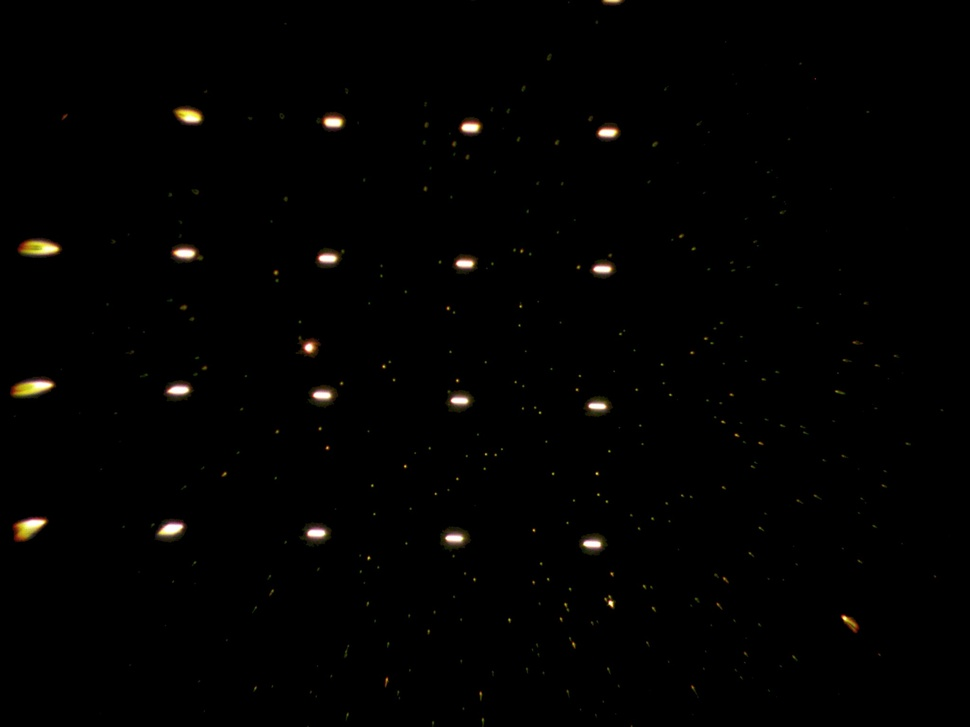
#> input picture image_processing/processed/global_thresh_masked.jpg, 970 x 727 px, shrunk from 2048 x 1536 before the run, found by its file name
$ python connected_components.py   (older library calls are emulated)
#> lines starting #> are read from the running program, lines starting #| are printed output that depends on the picture; after the words box and inside, x2 and y2 are one past the last pixel; in counts of white or black regions, pixels touching at a corner belong together; long printed decimals are rounded
import cv2
import matplotlib.pyplot as plt
import numpy as np

path = "image_processing/processed/global_thresh.jpg"
masked_path = "image_processing/processed/global_thresh_masked.jpg"

original_image = cv2.imread(masked_path, cv2.IMREAD_COLOR)
#> original_image is the input picture: shape (727, 970, 3); mean B, G, R 1.3, 1.8, 2.1
image = cv2.imread(path, cv2.IMREAD_GRAYSCALE)
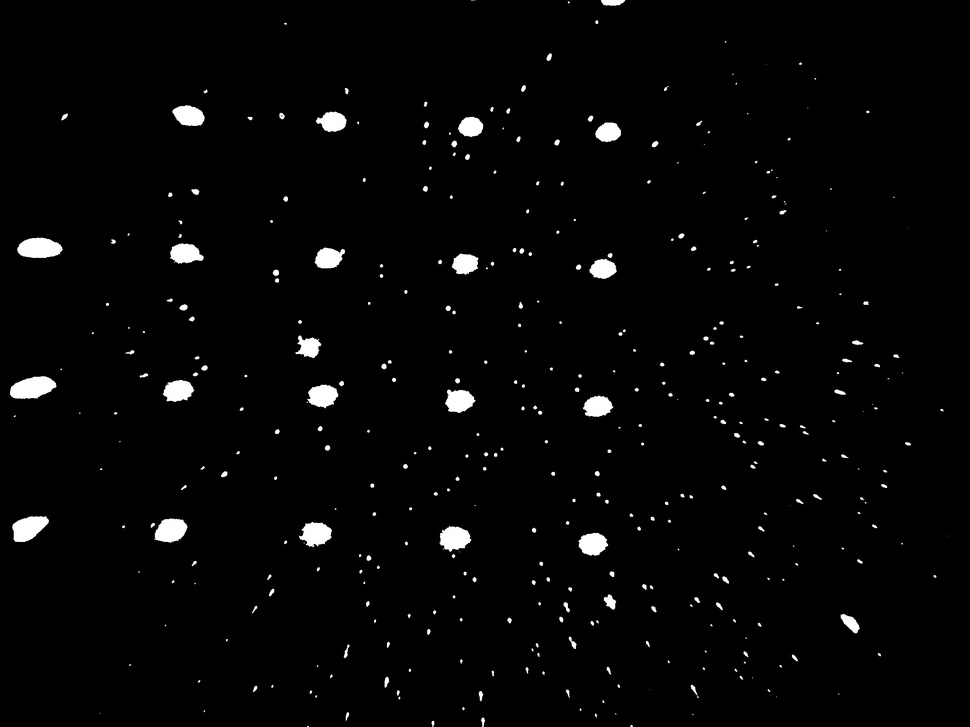
#> input picture image_processing/processed/global_thresh.jpg, 970 x 727 px, shrunk from 2048 x 1536 before the run, found by its file name
#> image is the input picture: shape (727, 970); min 0, max 255, mean 5.3

(totalLabels, label_ids, values, centroid) = cv2.connectedComponentsWithStats(image,
                                            4, cv2.CV_32S)
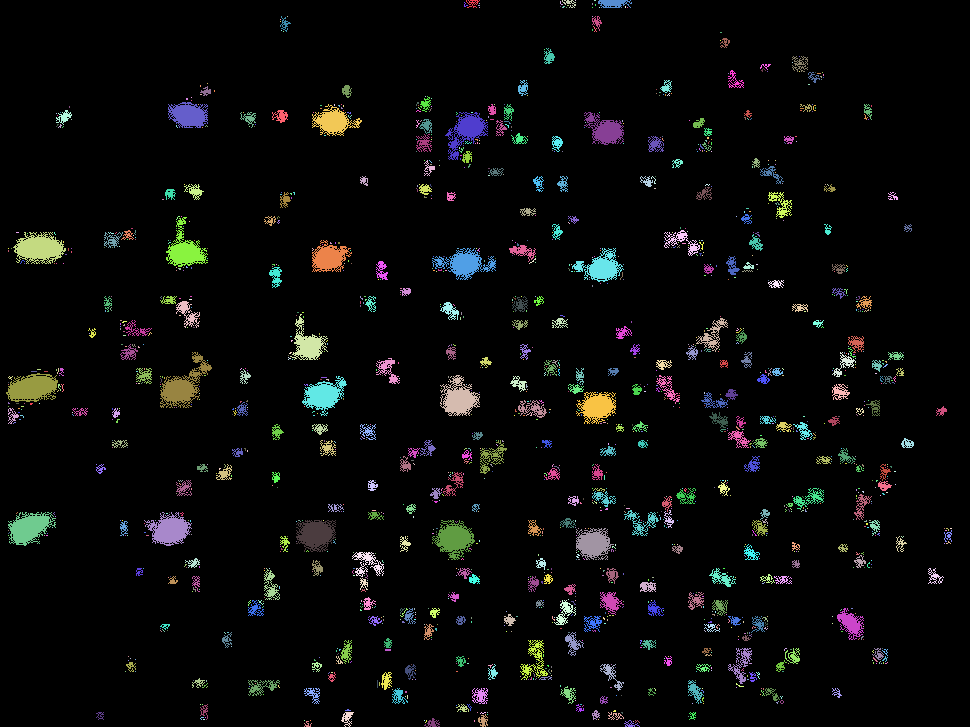
#> label_ids: shape (727, 970) int32; 1611 distinct labels, from 0 to 1610; one colour per label, 0 black
#> totalLabels = 1611; values = 1611 rows, first 6: [0, 0, 970, 727, 660097], [466, 0, 14, 8, 47], [560, 1, 3, 4, 5], [562, 0, 14, 8, 45], [575, 0, 1, 1, 1], [594, 0, 2, 1, 2]; centroid = 1611 pairs, first value 8 to 950.5, second value 0 to 724.1


# range 0,5 since there are 5 statistics for each component (detailed on opencv documentation)
areas = np.take(values,range(4,5),axis=1)
#> areas = 1611 values, max 660097 at index 0, min 1 at index 4, mean 437.7
areas = areas.flatten()
print(areas)
#> (printed output is left out)
threshold = np.mean(areas)
#> threshold = 437.7
print(f"AREA THRESHOLD: {threshold}")
#| AREA THRESHOLD: 437.734


for i in range(1,totalLabels):
    area = areas[i]
    if area > threshold: # detecting very large shapes
        #print(f"Large shape: {area}")
        # getting bounding box
        x = values[i, cv2.CC_STAT_LEFT]
        y = values[i, cv2.CC_STAT_TOP]
        width = values[i, cv2.CC_STAT_WIDTH]
        height = values[i, cv2.CC_STAT_HEIGHT]

        # removing
        cv2.rectangle(image, (x,y), (x+width,y+height), 0, cv2.FILLED)
#> this loop made 1610 passes
#> (area, x, y, width, height) on passes 78, 82, 120, 122, 281, 307, 327, 358, 362, 509, 581, 652: (743, 168, 102, 40, 26), (733, 312, 104, 50, 32), (834, 445, 112, 43, 48), (704, 584, 112, 40, 33), (867, 166, 217, 42, 50), (1079, 13, 232, 53, 32), (744, 312, 240, 40, 32), (864, 432, 248, 64, 32), (791, 572, 248, 52, 34), (681, 290, 314, 38, 46), (1087, 160, 352, 52, 56), (1058, 6, 373, 52, 29)
#> area on passes 1, 3, 6, 21, 24, 32: 47, 45, 197, 57, 61, 47
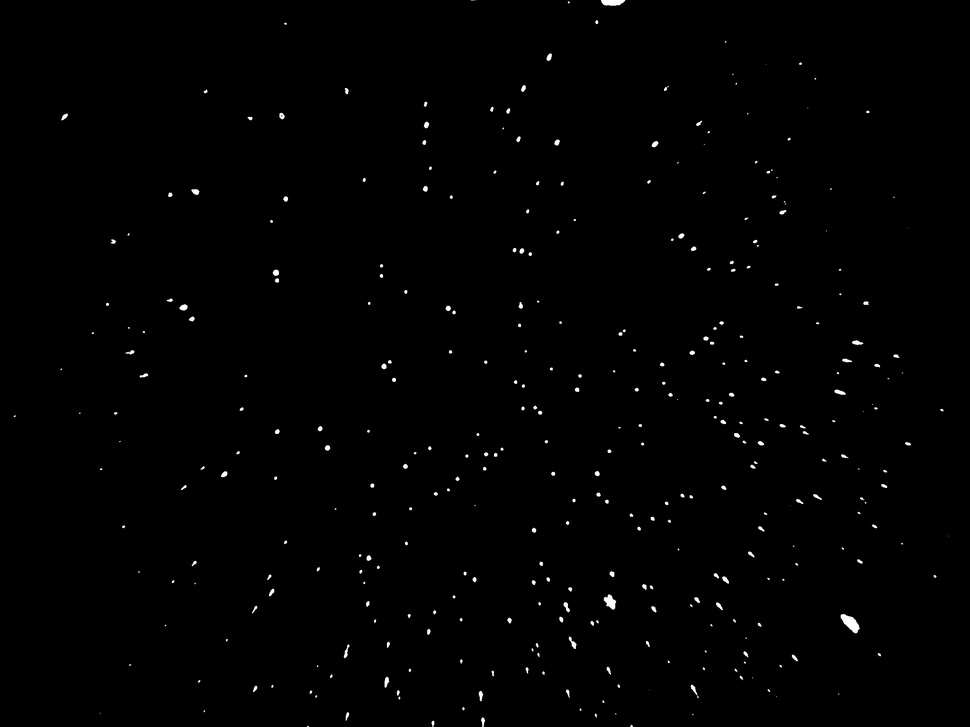
#> image: shape (727, 970); 2.51% of pixels changed, all inside (x1, y1, x2, y2) = (6, 102, 624, 560)

# masking
masked = cv2.bitwise_and(original_image, original_image, mask=image)


# display image

plt.figure(figsize=(10, 5))

plt.subplot(133)
plt.imshow(masked)
plt.title('Masked Image')

plt.subplot(132)
plt.imshow(image, cmap="gray")
plt.title('Filled Mask')

plt.subplot(131)
plt.imshow(original_image)
plt.title('Original Image')

plt.show()
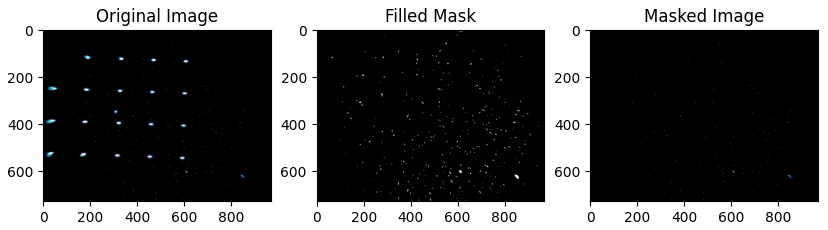
#> figure drawn by matplotlib, 3 panels; B, G, R data is drawn as R, G, B

# writing image (only writes after display is closed)
cv2.imwrite("image_processing/processed/removed.jpg", masked)
cv2.imwrite("image_processing/processed/removed_mask.jpg", image)
